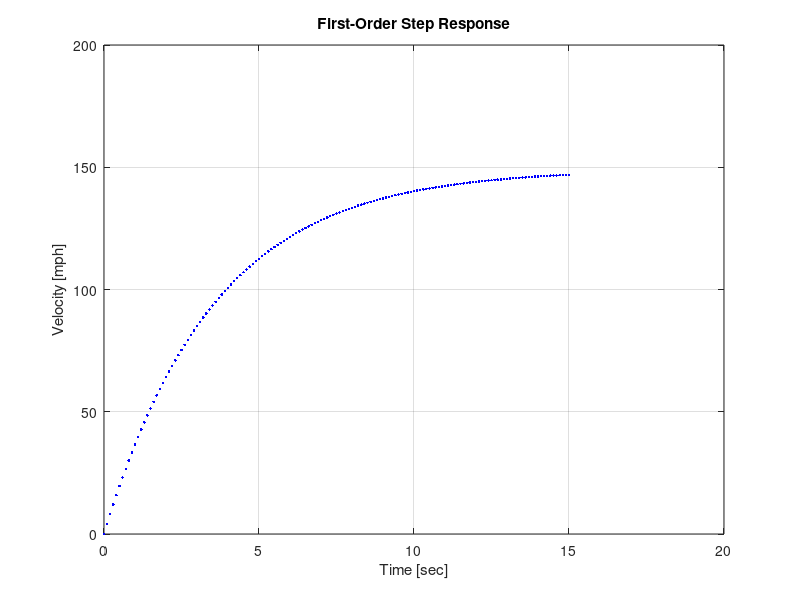
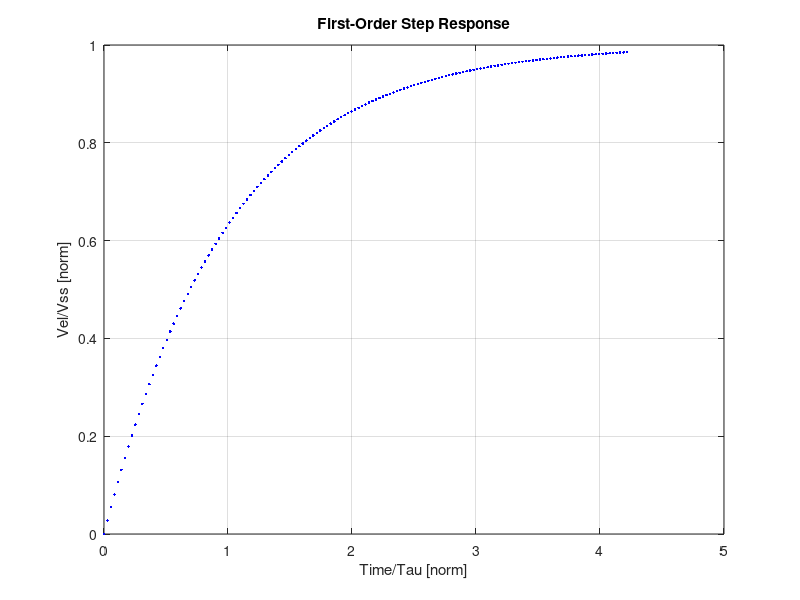

MATLAB code to generate these figures, in order:
% Illustration of First-Order LTI Step Response

% Clear all the variables in the workspace
clear;

% System Parameters 
m = 800;       % mass [kg]
b = 225;      % linear drag [Ns/m]
Fstep = 15000;  % amplitude of step force input [N]

% Describe a vector of times for the simulation
dt = 0.1;   % Time step [s]
Tend = 15;  % End of time horizon for simulation [s]
tt = 0:dt:Tend;  

% Analytical Solution
tau = m/b;
% Note that MATLAB can deal with the tt vector in this equation
% and output a vector of velcocities.
Veqn = Fstep/b*(1-exp(-tt/tau));  

% Plot the results
figure(1)
clf()
plot(tt,Veqn/0.447,'b.')
xlabel('Time [sec]')  % Always label the axes and include units!
ylabel('Velocity [mph]')
title('First-Order Step Response')
grid on

Vss=Fstep/b
figure(2)
clf()
plot(tt/tau,Veqn/Vss,'b.')
xlabel('Time/Tau [norm]')  % Always label the axes and include units!
ylabel('Vel/Vss [norm]')
title('First-Order Step Response')
grid on
